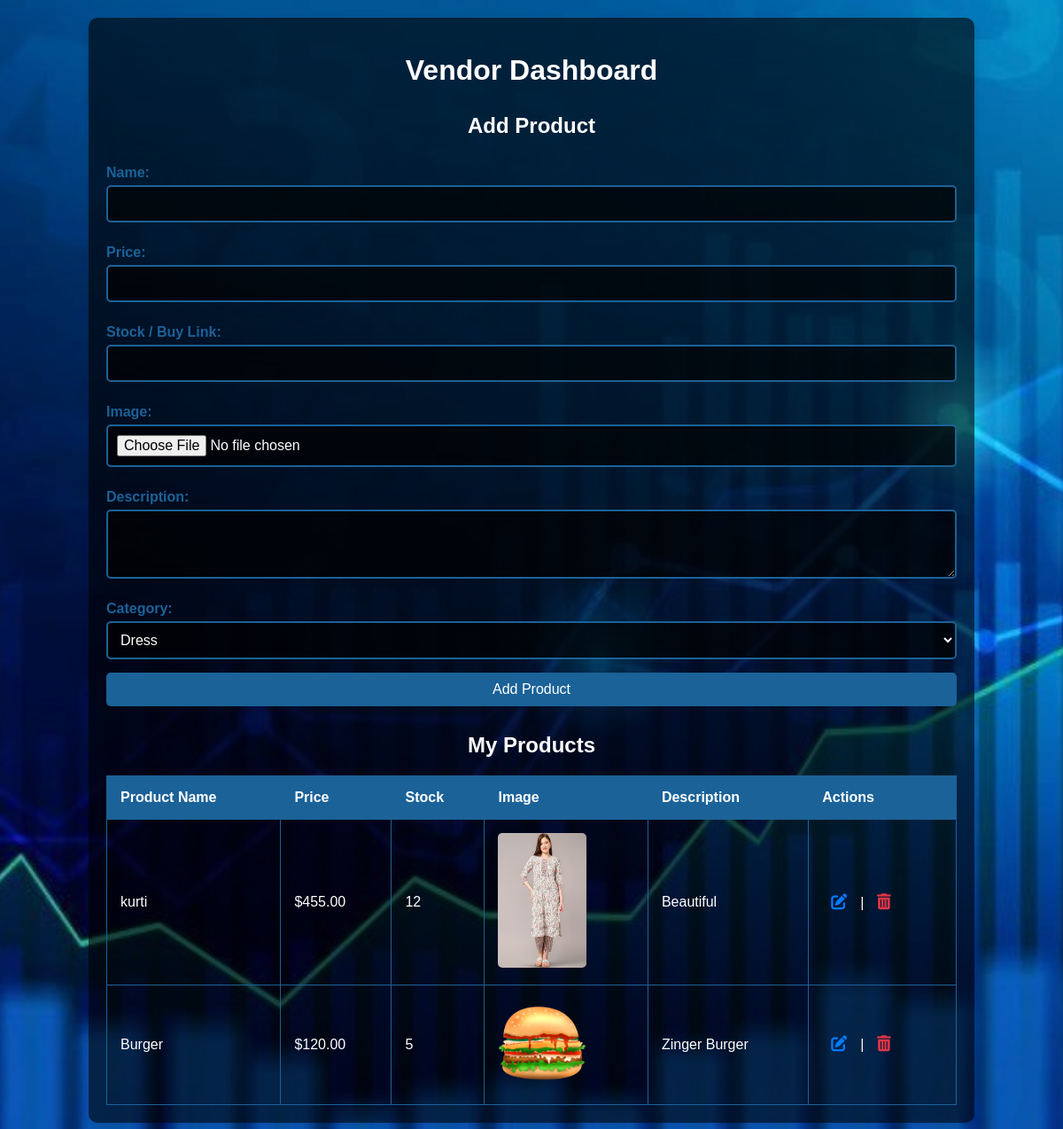
The app's page /vendor-dashboard/ (signed in), older data.
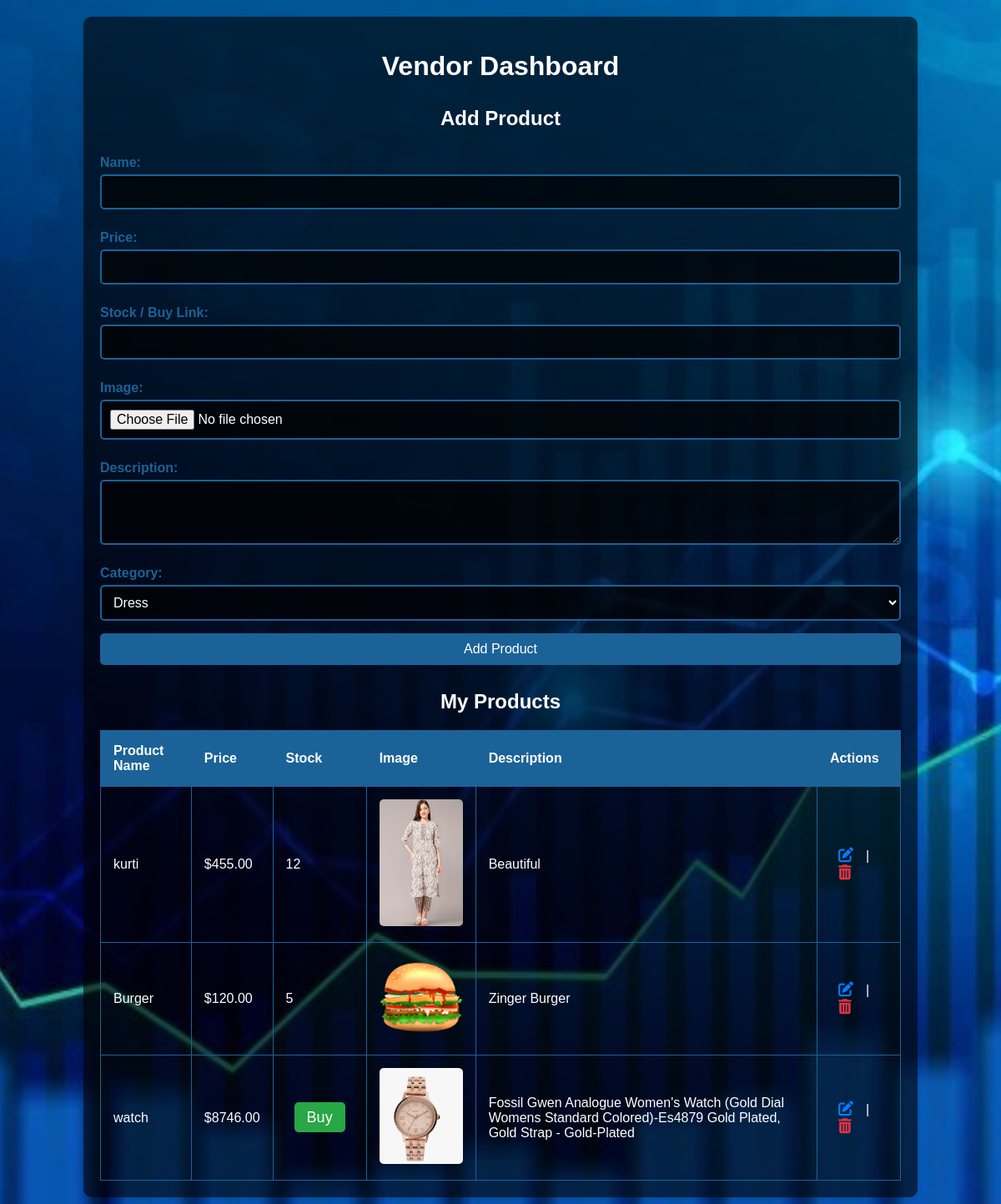
The same page, newer data.
### products/models.py (models this page shows, shortened)
class Product(models.Model):
    vendor = models.ForeignKey('auth.User', on_delete=models.CASCADE)
    name = models.CharField(max_length=255)
    price = models.DecimalField(max_digits=10, decimal_places=2)
    quantity = models.CharField(max_length=100)
    description = models.TextField(blank=True, null=True)
    image = models.ImageField(upload_to='products/')
    category = models.ForeignKey(Category, on_delete=models.SET_NULL, null=True, blank=True)
    buy_link = models.URLField(blank=True, null=True)

### products/views.py (the view, shortened to what this page needs)
# urls.py: path('vendor-dashboard/', views.vendor_dashboard, name="vendor_dashboard"),
@login_required
def vendor_dashboard(request):
    if not hasattr(request.user, 'vendorprofile'):
        return redirect('user_dashboard')
    products = Product.objects.filter(vendor=request.user)
    categories = Category.objects.all()
    return render(request, 'products/vendor_dashboard.html', {
        'products': products,
        'categories': categories
    })

### products/templates/products/vendor_dashboard.html (shortened to what this page needs)
<!DOCTYPE html>
<html lang="en">
<head>
    {% load static %}
    <link rel="stylesheet" href="https://cdnjs.cloudflare.com/ajax/libs/font-awesome/6.4.2/css/all.min.css">
</head>
<body>
    <div class="container">
        <h1>Vendor Dashboard</h1>
        <h2>Add Product</h2>
        <form method="POST" enctype="multipart/form-data">
            <label for="name">Name:</label>
            <input type="text" name="name" id="name" required>
            <label for="price">Price:</label>
            <input type="number" step="0.01" name="price" id="price" required>
            <label for="quantity">Stock / Buy Link:</label>
            <input type="text" name="quantity" id="quantity" required>
            <label for="image">Image:</label>
            <input type="file" name="image" id="image" accept="image/*" required>
            <label for="description">Description:</label>
            <textarea name="description" id="description" rows="3" required></textarea>
            <label for="category">Category:</label>
            <select name="category" id="category" required>
                {% for category in categories %}
                <option value="{{ category.id }}">{{ category.name }}</option>
                {% endfor %}
            </select>
            <button type="submit">Add Product</button>
        </form>
        <h2>My Products</h2>
        <table>
            <thead>
                <tr>
                    <th>Product Name</th>
                    <th>Price</th>
                    <th>Stock</th>
                    <th>Image</th>
                    <th>Description</th>
                    <th>Actions</th>
                </tr>
            </thead>
            <tbody>
                {% for product in products %}
                <tr>
                    <td>{{ product.name }}</td>
                    <td>${{ product.price }}</td>
                    <td>
                        {% if product.quantity|slice:":4" == "http" or product.quantity|slice:":5" == "https" %}
                            <a href="{{ product.quantity }}" class="buy-btn" target="_blank">Buy</a>
                        {% else %}
                            {{ product.quantity }}
                        {% endif %}
                    </td>
                    <td><img src="{{ product.image.url }}" alt="{{ product.name }}"></td>
                    <td>{{ product.description }}</td>
                    <td>
                        <a href="{% url 'edit_product' product.id %}" class="edit">
                            <i class="fas fa-edit"></i>
                        </a> |
                        <a href="{% url 'delete_product' product.id %}" class="delete">
                            <i class="fas fa-trash-alt"></i>
                        </a>
                    </td>
                </tr>
                {% empty %}
                <tr>
                    <td colspan="6">No products found.</td>
                </tr>
                {% endfor %}
            </tbody>
        </table>
    </div>
</body>
</html>

Row changes from the older to the newer data that the page shows:
added Product: name "watch", price "8746.00", image (picture), description "Fossil Gwen Analogue Women's Watch (Gold Dial Womens Standard Colored)-Es4879 Gold Plated, Gold Strap - Gold-Plated"
